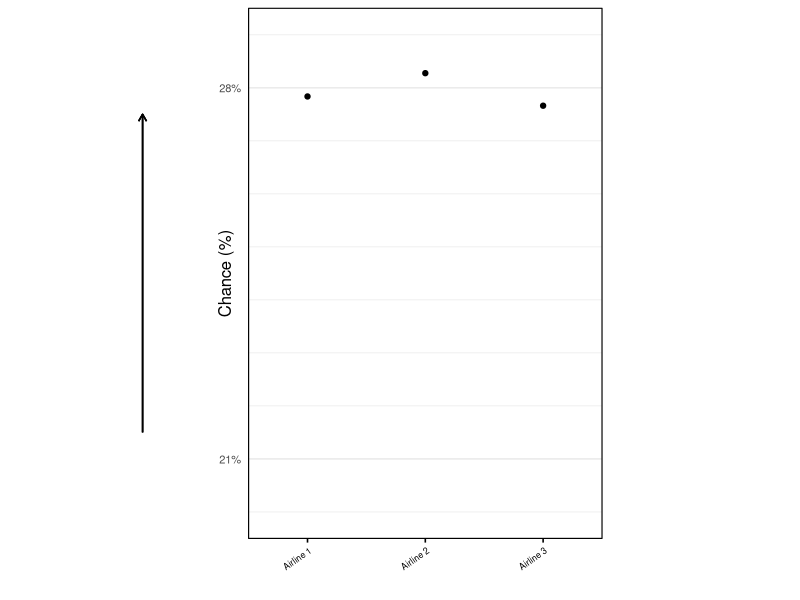
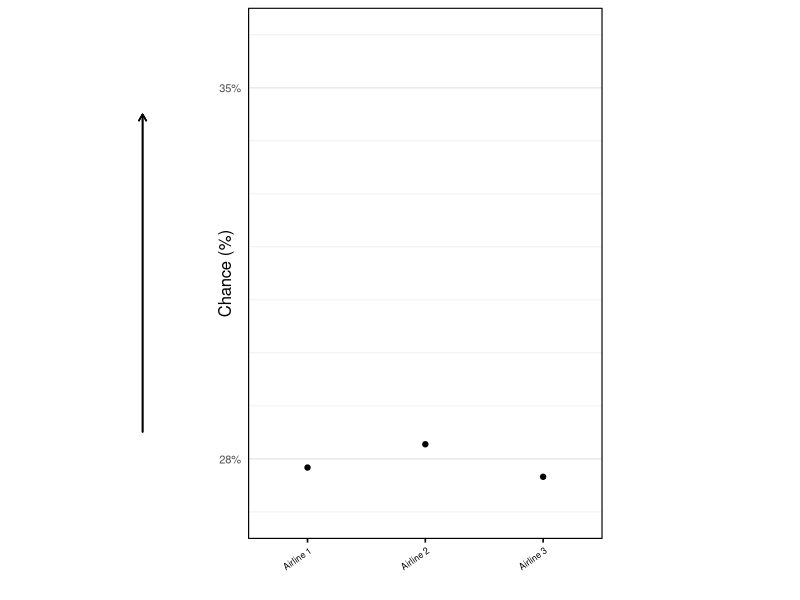
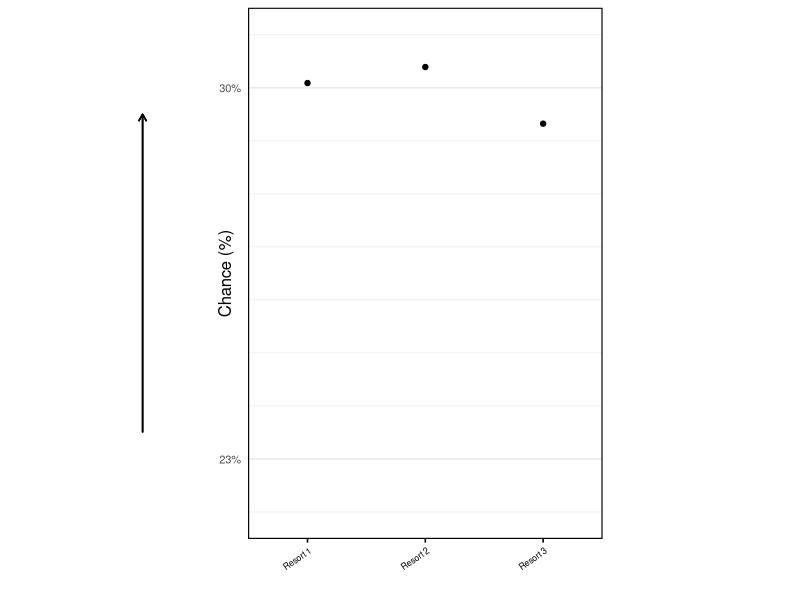
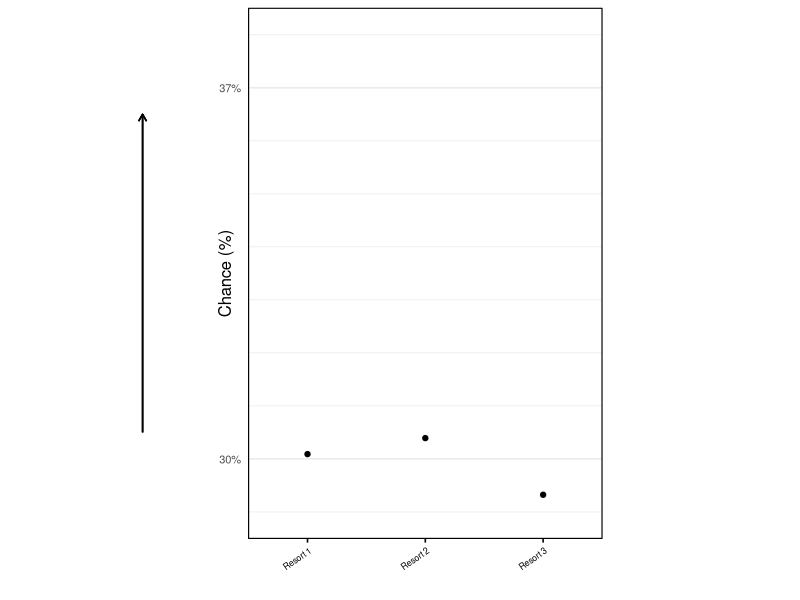
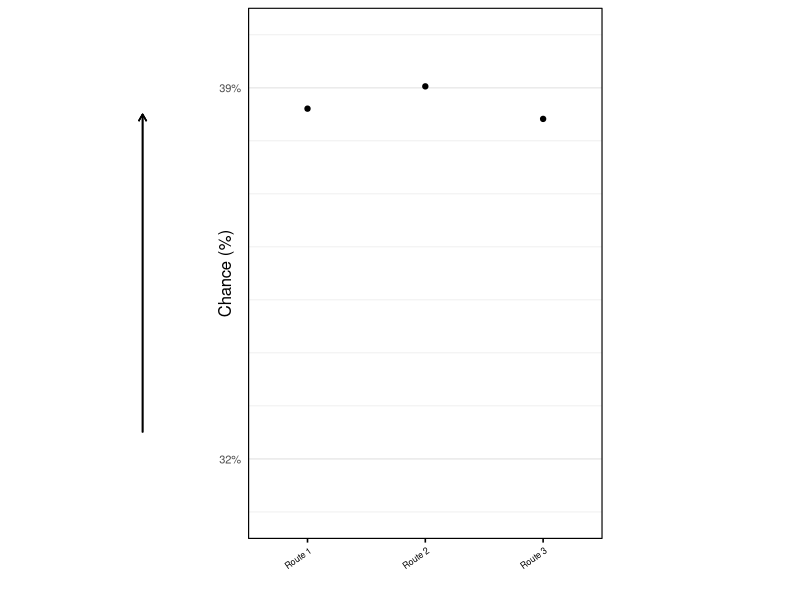
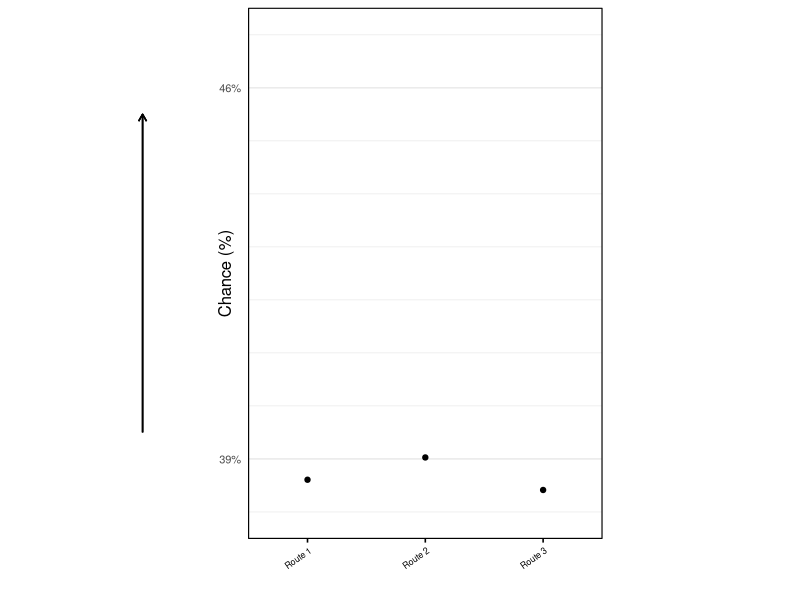
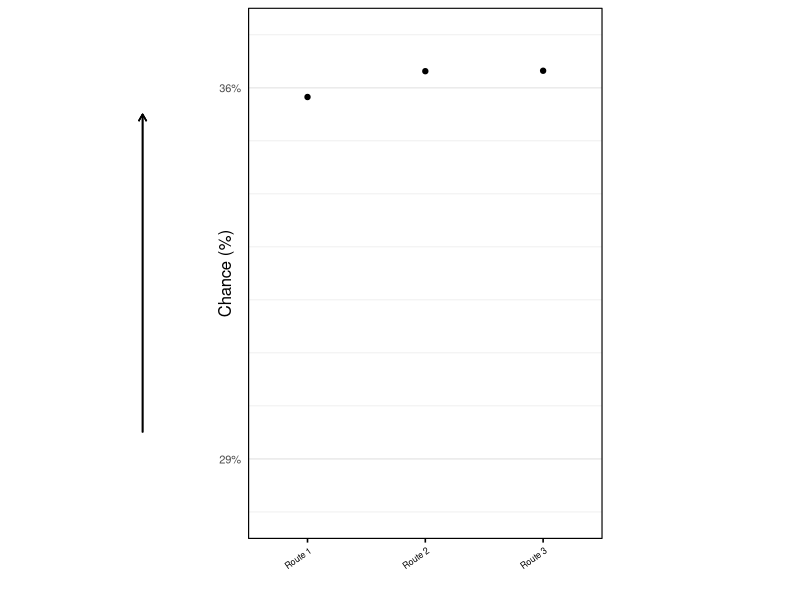
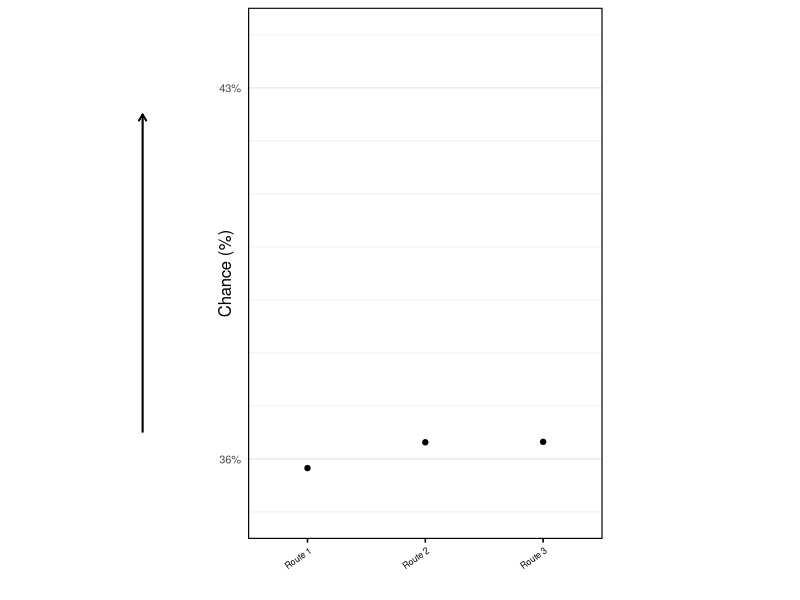

Here is the R script that generated these plots, in order: (Note: this script raises an error after producing the figures.)
library(tidyverse)
library(egg)
library(scales)

# create my theme
my_theme <- function() {
  theme_minimal(base_size = 12) +
    theme(panel.border = element_rect(fill = NA, size = 0.4),
          panel.grid.minor.x = element_blank(),
          panel.grid.major.x = element_blank(),
          axis.title.x = element_blank(),
          axis.text.x = element_text(size = 6, angle = 35, hjust = 1, colour = NA),
          axis.ticks.x = element_line(),
          axis.title.y = element_text(vjust = -4),
          axis.text.y = element_text(size = 8),
          aspect.ratio = 4.5/3,
          )
}
  
# read in csv with mean values for each item number
materials <- read_csv('materials.csv')

# duplicate the row for each E(xperimental) item
materials <- materials %>%
  rbind(filter(materials, type == "E")) %>%
  arrange(item_no)

# create condition column,
# for E(xperimental) items, assign condition "hi" and "lo";
# for each F(iller); (P)ractice; and (A)ttention Check item, assign condition "mid"
materials <- materials %>%
  mutate(condition = case_when(type == "E" ~ 
                                 rep_len(c("hi", "lo"), length.out = nrow(.)),
                               type == "F" | type == "P" | type == "A" ~  "mid"))

# add 0.5 to the population mean for each item in "mid" condition
# so y-axis labels are still whole numbers
# and the population mean is in the centre of the graph
# but keep items in "hi" and "lo" condition the same
materials <- materials %>%
  mutate(data_mean = case_when(condition == "mid" ~ data_mean + 0.5,
                               condition == "hi" | condition == "lo" ~ data_mean))

# create a "graphs" folder
dir.create("graphs")

# for each row in the materials dataframe
for (i in rownames(materials)){
  
  # convert i from string to integer so it can be used to index columns
  i <- strtoi(i, base = 0L)
  
  # read in variables in this row
  item_no <- materials$item_no[i]
  condition <- materials$condition[i]
  type <- materials$type[i]
  data_mean <- materials$data_mean[i]
  x_label <- materials$x_label[i]
  
  # set seed for reproducibility
  seed_number <- 100 + item_no
  set.seed(seed_number)
  
  # set the standard deviation for data generation
  data_sd <- 0.5
  
  # set upper and lower limits around the population mean of the data
  lower_lim <- case_when(condition == "lo" ~ data_mean - 1.5, 
                         condition == "hi" ~ data_mean - 8.5,
                         condition == "mid" ~ data_mean - 5)
  upper_lim <- case_when(condition == "lo" ~ data_mean + 8.5, 
                         condition == "hi" ~ data_mean + 1.5,
                         condition == "mid" ~ data_mean + 5)
  
  # generate 3 random numbers, 
  # using the population mean specified in the materials dataframe
  # and the population standard deviation specified above
  y_values <- rnorm(3, mean = data_mean, sd = data_sd)
  
  # create 3 x-axis labels,
  # using the longest word/phrase in the x_label column
  # so that plotting area does not expand/contract in graphs with different labels
  # (this will be made transparent and the real label displayed,
  # but is necessary as a placeholder)
  x_values <- paste("Neighborhood", 1:3, " ")
  
  # create df from x_values and y_values
  # set x_values as a factor,
  # and y_values as numeric
  df <- as_tibble(cbind(x_values, y_values))
  df$x_values <- as.factor(df$x_values)
  df$y_values <- as.numeric(df$y_values)
  
  # create the x_labels vector, from word/phrase in the x_label column
  x_labels <- paste(x_label, 1:3, " ")
  
  # create the plot
  g <- df %>% ggplot(aes(x = x_values,
                          y = y_values)) + 
    geom_point() + 
    geom_text(aes(x = c(1,2,3), y = lower_lim, label = x_labels), 
              angle = 35, size = 2.2, 
              hjust = 1, vjust = 2) + # adding extra text for the x_labels
    coord_cartesian(ylim = c(lower_lim, upper_lim), 
                    xlim = c(0.5, 3.5), 
                    clip = "off",
                    expand = FALSE) + # setting the limits
    ylab("Chance (%)") +
    geom_segment(aes(x = -0.4, xend = -0.4, # specifying the vertical arrow
                     y = lower_lim + 2, 
                     yend = upper_lim - 2),
                 arrow = arrow(length = unit(0.2,"cm")), colour = "black") +
    scale_y_continuous(breaks = seq(lower_lim + 1.5, # breaks where the y-axis labels will be
                                    upper_lim - 1.5, 
                                    by = 7),
                       minor_breaks = seq(lower_lim + 0.5, # minor breaks - no y-axis labels
                                          upper_lim + 0.5, 
                                          by = 1),
                       labels = percent_format(scale = 1, accuracy = 1)) + # y-axis labels
    my_theme() 
  
  # save in graphs folder
  ggsave(paste0("graphs/", type, item_no, "_", condition, ".png"), g,
         width = 5, height = 7, units = "cm", dpi = 600)
  
  # create new img column in the materials dataframe:
  # the name that the graph has been saved under
  materials$img[i] <- paste0("graphs/", type, item_no, "_", condition, ".png")
  
  # save the 3 data points in separate columns
  materials$point1[i] <- y_values[1]
  materials$point2[i] <- y_values[2]
  materials$point3[i] <- y_values[3]
}
    
# filter out on the practice items
practice <- materials %>%
  filter(type == "P")

# create csv file with practice items only
write_csv(practice, path = 'practice.csv')

# take the first 8 filler items for list 1 - slice_head()
F_list1 <- materials %>%
  filter(type == "F") %>%
  slice_head(n = 8) 

# take the last 7 filler items for list 2 - slice_tail()
F_list2 <- materials %>%
  filter(type == "F") %>%
  slice_tail(n = 7) 

# take the first 2 attention check items for list 1 - slice_head()
A_list1 <- materials %>%
  filter(type == "A") %>%
  slice_head(n = 2) 

# take the last 3 attention check items for list 2 - slice_tail()
A_list2 <- materials %>%
  filter(type == "A") %>%
  slice_tail(n = 3) 
   
# experimental items:
# arrange according data_mean (also item_no and condition)
# so each item is in order and condition repeats ("lo", "hi") pattern
# add a temporary column with numbers 1:20, repeated for each item
# for even numbers, choose "hi" condition
# for odd numbers, choose "lo" condition
E_list1 <- materials %>% 
  filter(type == "E") %>%
  arrange(data_mean, item_no, condition) %>%
  mutate(temp = rep(1:20, each = 2)) %>%
  filter(condition == case_when((temp %% 2) == 0 ~ "hi",
                                (temp %% 2) != 0 ~ "lo"))

# use anti_join to create a list that is the opposite of the one above
E_list2 <- materials %>%
  filter(type == "E") %>%
  arrange(data_mean, item_no, condition) %>%
  mutate(temp = rep(1:20, each = 2)) %>%
  anti_join(E_list1)

# remove the 'temp' column, then add fillers and attention check items
# for list 1, to complete the list
list1 <- E_list1 %>%
  select(- temp) %>%
  rbind(F_list1, A_list1)

# remove the 'temp' column, then add fillers and attention check items
# for list 2, to complete the list
list2 <- E_list2 %>%
  select(- temp) %>%
  rbind(F_list2, A_list2)

# check that there is an equal number of conditions
list1 %>% group_by(condition) %>% summarise(n())
list2 %>% group_by(condition) %>% summarise(n())

# check no items appears in the same condition in both lists
list1 %>% 
  rbind(list2) %>%
  select(item_no, condition) %>%
  unique() %>%
  nrow()

list1 %>% 
  rbind(list2) %>%
  select(img) %>%
  unique() %>%
  nrow()
# there are 60 unique rows

# write csv files for list1 and list2
write_csv(list1, path = 'list1.csv')
write_csv(list2, path = 'list2.csv')

conditionA <- as_tibble(c("list1.csv", "list2.csv")) %>% rename("list" = "value")
conditionB <- as_tibble(c("list2.csv", "list1.csv")) %>% rename("list" = "value")

write_csv(conditionA, path = 'conditionA.csv')
write_csv(conditionB, path = 'conditionB.csv')
